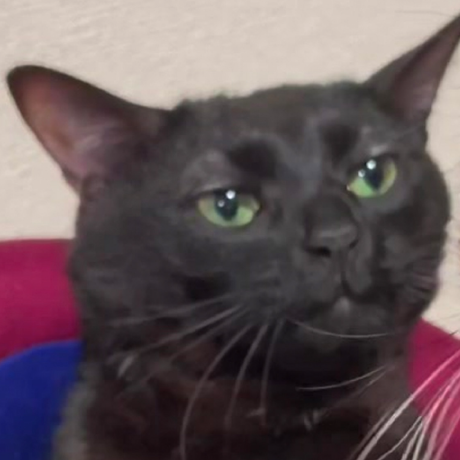
#> input picture ch05/images/img.png, 460 x 460 px
$ python 7.py
#> lines starting #> are read from the running program, lines starting #| are printed output that depends on the picture; after the words box and inside, x2 and y2 are one past the last pixel; in counts of white or black regions, pixels touching at a corner belong together
import cv2
import numpy as np

def calcGrayHist(src=None):
    if src is None:  # 이미지가 로드되지 않은 경우
        print('Image load failed!')
        exit()

    # OpenCV의 calcHist 함수를 사용하여 히스토그램 계산
    channels = [0]  # 이미지의 채널 선택 (그레이스케일이므로 채널은 0)
    histSize = [256]  # 히스토그램의 bin 크기 (픽셀 값의 범위가 0~255 이므로 256개)
    histRange = [0, 256]  # 픽셀 값의 범위 (0부터 256까지)

    hist = cv2.calcHist([src], channels, None, histSize, histRange)
    # None은 마스크를 의미하며, 여기서는 사용하지 않음

    return hist  # 계산된 히스토그램 반환

# 계산된 히스토그램을 이미지로 변환하여 시각화하는 함수
def getGrayHistImage(hist):
    _, histMax, _, _ = cv2.minMaxLoc(hist)  # 히스토그램에서 가장 큰 값을 찾아 히스토그램의 크기를 결정
    # histMax는 히스토그램 막대 그래프의 최대 높이를 설정하기 위한 기준값

    imgHist = np.ones((100, 256), dtype=np.uint8) * 255  # 히스토그램 이미지를 생성, 크기: 100x256, 흰색(255)으로 채움
    for x in range(imgHist.shape[1]):  # 히스토그램의 각 bin에 대해 그래프를 그리기 위한 반복문
        pt1 = (x, 100)  # 막대 그래프의 아래쪽 좌표
        pt2 = (x, 100 - int(hist[x, 0] * 100 / histMax))  # 막대 그래프의 위쪽 좌표 (히스토그램 값에 따라 조정)
        cv2.line(imgHist, pt1, pt2, 0)  # 막대를 그리기 위해 cv2.line 사용 (검정색)

    return imgHist  # 그려진 히스토그램 이미지 반환

def histogram_equalization():
    src = cv2.imread('images/img.png', cv2.IMREAD_GRAYSCALE)
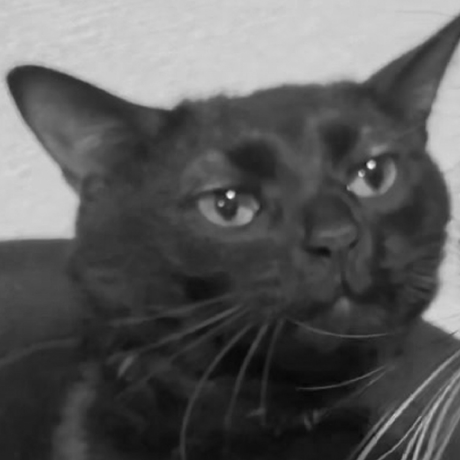
#> src: shape (460, 460); min 6, max 247, mean 90.7

    if src is None:
        print('Image load failed!')
        exit()

    dst = cv2.equalizeHist(src)
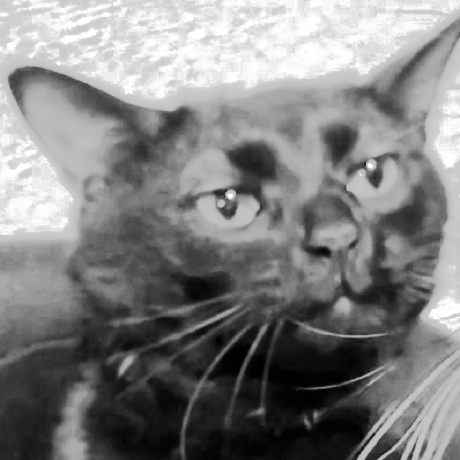
#> dst: shape (460, 460); min 0, max 255, mean 129

    cv2.imshow('src', src)
    cv2.imshow('srcHist', getGrayHistImage(calcGrayHist(src)))
#> in calcGrayHist, `hist = cv2.calcHist([src], channels, None, histSize, histRange)`: hist = 256 values, max 7699 at index 205, min 0 at index 0, mean 826.6
#> in getGrayHistImage, `_, histMax, _, _ = cv2.minMaxLoc(hist)`: histMax = 7699
#> the loop in getGrayHistImage, `for x in range(imgHist.shape[1]):` made 256 passes
#> pt2 on passes 1 to 3: (0, 100), (1, 100), (2, 100)
#> after the loop in getGrayHistImage, `for x in range(imgHist.shape[1]):`:
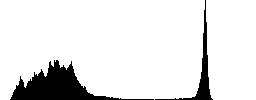
#> imgHist: shape (100, 256); 89.7% white; 2 black regions, box (x1, y1, x2, y2) and area: (10, 60, 154, 100) 2028, (155, 0, 213, 100) 620

    cv2.imshow('dst', dst)
    cv2.imshow('dstHist', getGrayHistImage(calcGrayHist(dst)))
#> the loop in getGrayHistImage (call 2), `for x in range(imgHist.shape[1]):` made 256 passes
#> pt2 on passes 1 to 3: (0, 98), (1, 91), (2, 92)
#> after the loop in getGrayHistImage (call 2), `for x in range(imgHist.shape[1]):`:
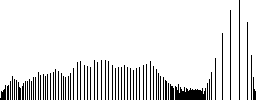
#> imgHist: shape (100, 256); 89.5% white; black in thin lines or dots
    cv2.waitKey()
    cv2.destroyAllWindows()

histogram_equalization()
